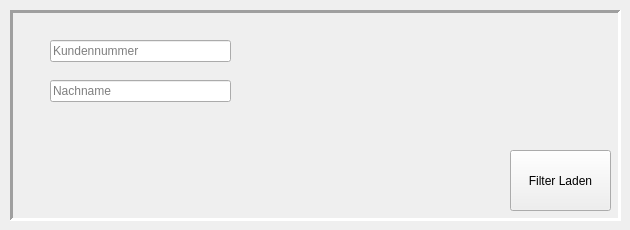
   <widget class="QWidget" name="pageUserFilter">
    <widget class="QFrame" name="frameFilter_2">
     <property name="geometry">
      <rect>
       <x>10</x>
       <y>10</y>
       <width>611</width>
       <height>211</height>
      </rect>
     </property>
     <property name="focusPolicy">
      <enum>Qt::FocusPolicy::ClickFocus</enum>
     </property>
     <property name="frameShape">
      <enum>QFrame::Shape::Panel</enum>
     </property>
     <property name="frameShadow">
      <enum>QFrame::Shadow::Sunken</enum>
     </property>
     <property name="lineWidth">
      <number>3</number>
     </property>
     <widget class="QLineEdit" name="lineMemIDFilter">
      <property name="geometry">
       <rect>
        <x>40</x>
        <y>30</y>
        <width>181</width>
        <height>22</height>
       </rect>
      </property>
      <property name="text">
       <string/>
      </property>
      <property name="placeholderText">
       <string>Kundennummer</string>
      </property>
     </widget>
     <widget class="QPushButton" name="btnLoadUserFilters">
      <property name="geometry">
       <rect>
        <x>500</x>
        <y>140</y>
        <width>101</width>
        <height>61</height>
       </rect>
      </property>
      <property name="focusPolicy">
       <enum>Qt::FocusPolicy::NoFocus</enum>
      </property>
      <property name="text">
       <string>Filter Laden</string>
      </property>
     </widget>
     <widget class="QLineEdit" name="lineLNameFilter">
      <property name="geometry">
       <rect>
        <x>40</x>
        <y>70</y>
        <width>181</width>
        <height>22</height>
       </rect>
      </property>
      <property name="text">
       <string/>
      </property>
      <property name="placeholderText">
       <string>Nachname</string>
      </property>
     </widget>
    </widget>
   </widget>
